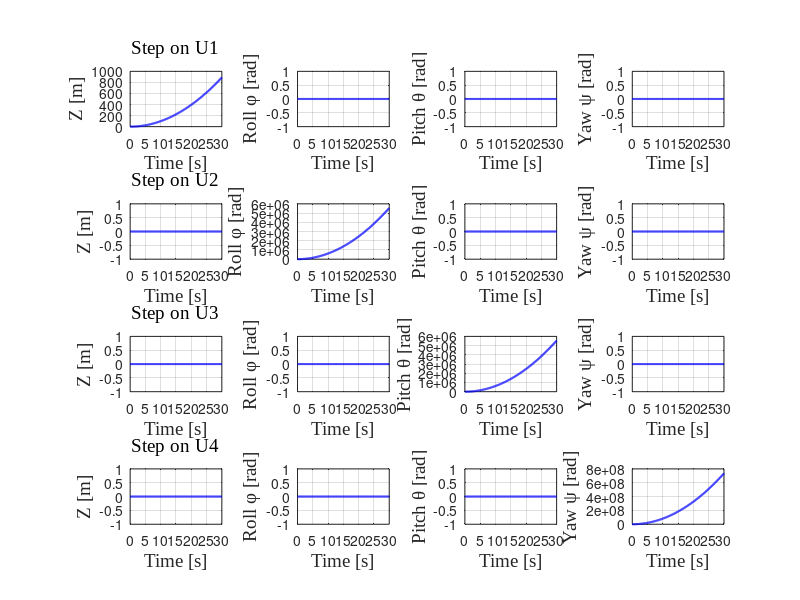

Reproduce this figure in MATLAB.
clc;
clear;
close all;

% === Constants ===
m  = 0.506;
Ix = 8.11858e-5;
Iy = Ix;
Iz = 6.1223e-7;
g  = 9.81;
J  = 6e-5;
b  = 3.13e-5;
k  = 75e-7;

SumOmega0 = 0;

% === Linearized system matrix A2 ===
A2 = [0 1 0 0 0 0 0 0 0 0 0 0;
      0 0 0 0 0 0 0 0  g 0 0 0;
      0 0 0 1 0 0 0 0 0 0 0 0;
      0 0 0 0 0 0 -g 0 0 0 0 0;
      0 0 0 0 0 1 0 0 0 0 0 0;
      0 0 0 0 0 0 0 0 0 0 0 0;
      0 0 0 0 0 0 0 1 0 0 0 0;
      0 0 0 0 0 0 0 0 0 0 0 0;
      0 0 0 0 0 0 0 0 0 1 0 0;
      0 0 0 0 0 0 (-J*SumOmega0)/Iy 0 0 0 0 0;
      0 0 0 0 0 0 0 0 0 0 0 1;
      0 0 0 0 0 0 0 0 0 0 0 0];

% === Input matrix B ===
B = [0     0     0     0;
     0     0     0     0;
     0     0     0     0;
     0     0     0     0;
     0     0     0     0;
     1/m   0     0     0;
     0     0     0     0;
     0   1/Ix    0     0;
     0     0     0     0;
     0     0   1/Iy    0;
     0     0     0     0;
     0     0     0   1/Iz];

% === Output matrix C2 ===
C2 = [0 0 0 0 1 0 0 0 0 0 0 0;
      0 0 0 0 0 0 1 0 0 0 0 0;
      0 0 0 0 0 0 0 0 1 0 0 0;
      0 0 0 0 0 0 0 0 0 0 1 0];

% === Matrix D ===
D = zeros(4, 4);

% Time vector
t = 0:0.1:30;

% Labels
U_labels = {'U1', 'U2', 'U3', 'U4'};
Y_labels = {'Z [m]', 'Roll \phi [rad]', 'Pitch \theta [rad]', 'Yaw \psi [rad]'};

% System definition
sys = ss(A2, B, C2, D);

% Plotting step responses
figure;
set(gcf, 'Position', [100, 100, 1400, 900]);

for u = 1:4
    U = zeros(length(t), 4);
    U(:, u) = 1;

    [y, ~, ~] = lsim(sys, U, t);

    for y_idx = 1:4
        subplot_idx = (u - 1) * 4 + y_idx;
        subplot(4, 4, subplot_idx);
        plot(t, y(:, y_idx), 'b', 'LineWidth', 1.5);

        xlabel('Time [s]', 'FontName', 'Times New Roman', 'FontSize', 14, 'FontWeight', 'normal');
        ylabel(Y_labels{y_idx}, 'FontName', 'Times New Roman', 'FontSize', 14, 'FontWeight', 'normal');

        if y_idx == 1
            title(['Step on ', U_labels{u}], ...
                'FontWeight', 'normal', 'FontName', 'Times New Roman', 'FontSize', 14);
        end

        grid on;
        ax = gca;
        % ax.FontSize = 9;
        % ax.FontWeight = 'bold';
        % ax.FontName = 'Times New Roman';  
    end
end
exportgraphics(gcf, 'StepResponses.jpeg', 'Resolution', 600);


